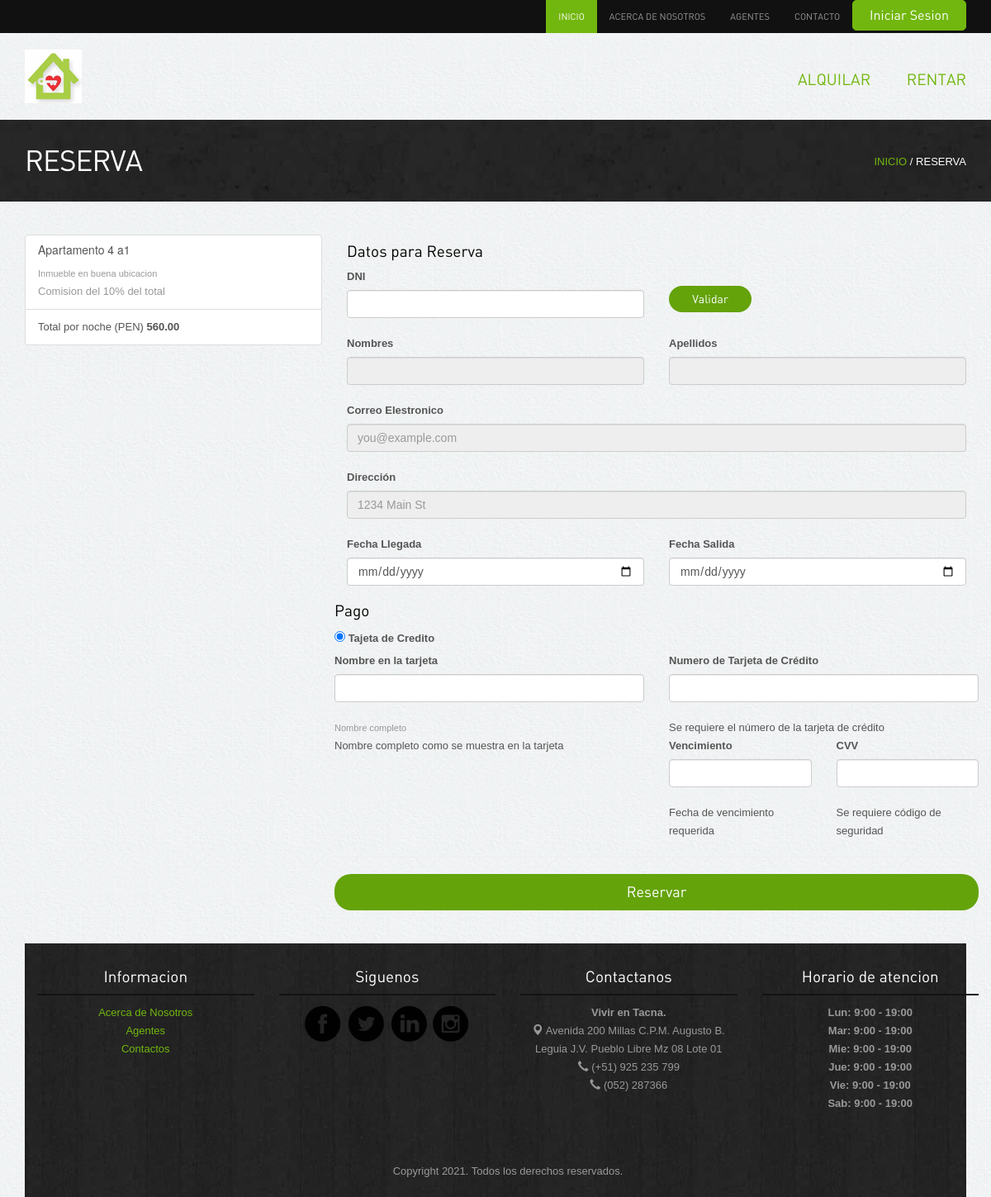
Page /reserva.php?id=1 on the committed database.
### tables this page shows
CREATE TABLE IF NOT EXISTS `tb_inmueble` (
  `id_inmueble` int(11) NOT NULL AUTO_INCREMENT,
  `id_tipo_inmueble` int(11) NOT NULL,
  `id_usuario` int(11) NOT NULL,
  `nombre_inmueble` varchar(100) NOT NULL,
  `imagen_inmueble` varchar(20) NOT NULL DEFAULT '',
  `precio_inmueble` decimal(10,2) NOT NULL,
  `estado_inmueble` varchar(15) NOT NULL,
  `ubicacion_inmuebles` varchar(300) NOT NULL,
  `fecha_disponibilidad_inmueble` date NOT NULL,
  `descripcion_inmueble` varchar(300) DEFAULT NULL,
  PRIMARY KEY (`id_inmueble`),
  KEY `id_usuario` (`id_usuario`),
  KEY `id_tipo_inmueble` (`id_tipo_inmueble`),
  CONSTRAINT `tb_inmueble_ibfk_1` FOREIGN KEY (`id_usuario`) REFERENCES `tb_usuario` (`id_usuario`),
  CONSTRAINT `tb_inmueble_ibfk_2` FOREIGN KEY (`id_tipo_inmueble`) REFERENCES `tb_tipo_inmueble` (`id_tipo_inmueble`)
);

### reserva.php (the view, shortened to what this page needs)
<?php include'header.php';?>
<div class="inside-banner">
  <div class="container">
    <span class="pull-right"><a href="index.php">INICIO</a> / RESERVA</span>
    <h2>RESERVA</h2>
</div>
</div>
<?php include("conexion.php");
       $link=conectarse();
       $id=$_GET['id'];
       $query_inmueble="select * from tb_inmueble where id_inmueble='$id'";
       $resultado_inmueble=mysqli_query($link,$query_inmueble) or die("Fallo en la consulta");
       ?>
<div class="container">
<div class="properties-listing spacer">
    <div class="row g-5">
      <div class="col-md-5 col-lg-4 order-md-last">
        <ul class="list-group mb-3">
          <li class="list-group-item d-flex justify-content-between lh-sm">
            <div>
            <?php
            while($campo1=mysqli_fetch_array($resultado_inmueble))
            {
              ?>
              <h6 class="my-0" name="nombre" id="nombre"><?php echo $campo1["nombre_inmueble"];?></h6>
              <small class="text-muted" name="descripcion" id="descripcion"><?php echo $campo1["descripcion_inmueble"];?></small>
            </div>
            <span class="text-muted">Comision del 10% del total</span>
          </li>
          <li class="list-group-item d-flex justify-content-between">
            <span>Total por noche (PEN)</span>
            <strong><?php echo $campo1["precio_inmueble"];?></strong>
          </li>
        </ul>
      </div>
      <div class="col-md-7 col-lg-8">
        <h4 class="mb-3">Datos para Reserva</h4>
        <form class="needs-validation" action="reserva_enviardatos.php" method="post">
          <div class="row g-3">
              <div class="col-sm-6">
                <label for="dni" class="form-label">DNI</label>
                <input type="text" class="form-control" id="dni" name="dni" placeholder="" value="" required="">
              </div>
              <br>
              <?php }
        mysqli_close($link);?>
              <div class="col-sm-2">
                <button class="btn btn-primary " type="submit">Validar</button>
              </div>
          </div>
       </form>
        <form class="needs-validation" novalidate="">
          <div class="row g-3">
            <div class="col-sm-6">
              <label for="firstName" class="form-label">Nombres</label>
              <input type="text" class="form-control" id="firstName" readonly placeholder="" value="" required="">
            </div>
            <div class="col-sm-6">
              <label for="lastName" class="form-label">Apellidos</label>
              <input type="text" class="form-control" id="lastName" readonly placeholder="" value="" required="">
            </div>
            <div class="col-sm-12">
              <label for="email" class="form-label">Correo Elestronico</label>
              <input type="email" class="form-control" id="email" readonly placeholder="you@example.com">
            </div>
            <div class="col-sm-12">
              <label for="address" class="form-label">Dirección</label>
              <input type="text" class="form-control" id="address" readonly placeholder="1234 Main St" required="">
            </div>
          </div>
          <div class="row gy-3">
            <div class="col-md-6">
              <label for="cc-name" class="form-label">Fecha Llegada</label>
              <input type="date" class="form-control" id="datei" placeholder="" required="">
            </div>
            <div class="col-md-6">
              <label for="cc-number" class="form-label">Fecha Salida</label>
              <input type="date" class="form-control" id="dates" placeholder="" required="">
            </div>
          <h4 class="mb-3">Pago</h4>
          <div class="my-3">
            <div class="form-check">
              <input id="credit" name="paymentMethod" type="radio" class="form-check-input" checked="" required="">
              <label class="form-check-label" for="credit">Tajeta de Credito</label>
            </div>
          </div>
          <div class="row gy-3">
            <div class="col-md-6">
              <label for="cc-name" class="form-label">Nombre en la tarjeta</label>
              <input type="text" class="form-control" id="cc-name" placeholder="" required="">
              <small class="text-muted">Nombre completo</small>
              <div class="invalid-feedback">
              Nombre completo como se muestra en la tarjeta
              </div>
            </div>
            <div class="col-md-6">
              <label for="cc-number" class="form-label">Numero de Tarjeta de Crédito</label>
              <input type="text" class="form-control" id="cc-number" placeholder="" required="">
              <div class="invalid-feedback">
                Se requiere el número de la tarjeta de crédito
              </div>
            </div>
            <div class="col-md-3">
              <label for="cc-expiration" class="form-label">Vencimiento</label>
              <input type="text" class="form-control" id="cc-expiration" placeholder="" required="">
              <div class="invalid-feedback">
              Fecha de vencimiento requerida
              </div>
            </div>
            <div class="col-md-3">
              <label for="cc-cvv" class="form-label">CVV</label>
              <input type="text" class="form-control" id="cc-cvv" placeholder="" required="">
              <div class="invalid-feedback">
                Se requiere código de seguridad
              </div>
            </div>
          </div>
          <hr class="my-4">
          <button class="w-100 btn btn-primary btn-lg" type="submit">Reservar</button>
        </form>
      </div>
    </div>
</div>
</div>
<?php include'footer.php';?>

### assets/style.css (style rules this page uses)
body { color:#555; font:normal 13px/22px Arial; background:url(../images/bgmain.png) #eee; }
h1,h2,h3,h4,h5 { font-weight:normal; font-family: din;margin: 0;padding: 0;color: #000 }
h2 { font-size: 35px; letter-spacing: -1px;margin-bottom: 20px; }
h4 { margin: 10px 0; font-size: 19px; }
h6 { margin: 0 0 10px 0; font-size: 14px; }
a { color:#72b70f; text-decoration:none;outline: none; }
.spacer { margin-top: 40px;margin-bottom:40px; }
select,input { outline: 0; margin-bottom: 20px; }
.btn { border-radius: 5px; font-family: din; outline: none; }
.btn-primary { background: #64a30a;border:none;width: 100%;border-radius: 20px; }
.inside-banner { background:url(../images/bginside.jpg) #222;color: #fff; padding: 30px 0; }
.inside-banner h2 { margin: 0; color: #fff; }
.inside-banner span { margin-top: 10px; }

### rows in the picture
tb_inmueble: nombre_inmueble "Apartamento 4 a1", descripcion_inmueble "Inmueble en buena ubicacion", precio_inmueble "560.00"
